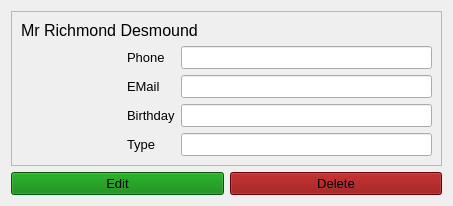
<?xml version="1.0" encoding="UTF-8"?>
<ui version="4.0">
 <class>W_Tenant</class>
 <widget class="QWidget" name="W_Tenant">
  <property name="geometry">
   <rect>
    <x>0</x>
    <y>0</y>
    <width>453</width>
    <height>200</height>
   </rect>
  </property>
  <property name="sizePolicy">
   <sizepolicy hsizetype="Maximum" vsizetype="Maximum">
    <horstretch>0</horstretch>
    <verstretch>0</verstretch>
   </sizepolicy>
  </property>
  <property name="windowTitle">
   <string>Form</string>
  </property>
  <property name="autoFillBackground">
   <bool>true</bool>
  </property>
  <property name="styleSheet">
   <string notr="true"/>
  </property>
  <layout class="QGridLayout" name="gridLayout">
   <item row="1" column="0" colspan="2">
    <widget class="QFrame" name="frame">
     <property name="frameShape">
      <enum>QFrame::Shape::StyledPanel</enum>
     </property>
     <property name="frameShadow">
      <enum>QFrame::Shadow::Raised</enum>
     </property>
     <layout class="QGridLayout" name="gridLayout_2">
      <item row="0" column="0" colspan="2">
       <widget class="QLabel" name="l_name">
        <property name="sizePolicy">
         <sizepolicy hsizetype="Preferred" vsizetype="Maximum">
          <horstretch>0</horstretch>
          <verstretch>0</verstretch>
         </sizepolicy>
        </property>
        <property name="minimumSize">
         <size>
          <width>0</width>
          <height>0</height>
         </size>
        </property>
        <property name="maximumSize">
         <size>
          <width>16777215</width>
          <height>16777215</height>
         </size>
        </property>
        <property name="font">
         <font>
          <pointsize>12</pointsize>
         </font>
        </property>
        <property name="text">
         <string>Mr Richmond Desmound</string>
        </property>
        <property name="scaledContents">
         <bool>false</bool>
        </property>
        <property name="alignment">
         <set>Qt::AlignmentFlag::AlignLeading|Qt::AlignmentFlag::AlignLeft|Qt::AlignmentFlag::AlignVCenter</set>
        </property>
        <property name="wordWrap">
         <bool>true</bool>
        </property>
       </widget>
      </item>
      <item row="1" column="0">
       <widget class="QLabel" name="l_icon">
        <property name="sizePolicy">
         <sizepolicy hsizetype="Maximum" vsizetype="Maximum">
          <horstretch>0</horstretch>
          <verstretch>0</verstretch>
         </sizepolicy>
        </property>
        <property name="minimumSize">
         <size>
          <width>100</width>
          <height>100</height>
         </size>
        </property>
        <property name="maximumSize">
         <size>
          <width>100</width>
          <height>100</height>
         </size>
        </property>
        <property name="font">
         <font>
          <pointsize>12</pointsize>
         </font>
        </property>
        <property name="text">
         <string/>
        </property>
        <property name="pixmap">
         <pixmap resource="../resources/icons.qrc">:/assets/system-users.svg</pixmap>
        </property>
        <property name="scaledContents">
         <bool>true</bool>
        </property>
       </widget>
      </item>
      <item row="1" column="1">
       <layout class="QGridLayout" name="gridLayout_3">
        <item row="0" column="0">
         <widget class="QLabel" name="label_18">
          <property name="sizePolicy">
           <sizepolicy hsizetype="Maximum" vsizetype="Maximum">
            <horstretch>0</horstretch>
            <verstretch>0</verstretch>
           </sizepolicy>
          </property>
          <property name="font">
           <font>
            <pointsize>10</pointsize>
           </font>
          </property>
          <property name="text">
           <string>Phone</string>
          </property>
         </widget>
        </item>
        <item row="2" column="1">
         <widget class="QLineEdit" name="le_birthday">
          <property name="sizePolicy">
           <sizepolicy hsizetype="Preferred" vsizetype="Maximum">
            <horstretch>0</horstretch>
            <verstretch>0</verstretch>
           </sizepolicy>
          </property>
          <property name="minimumSize">
           <size>
            <width>250</width>
            <height>0</height>
           </size>
          </property>
          <property name="font">
           <font>
            <pointsize>10</pointsize>
           </font>
          </property>
          <property name="readOnly">
           <bool>true</bool>
          </property>
         </widget>
        </item>
        <item row="0" column="1">
         <widget class="QLineEdit" name="le_phone">
          <property name="sizePolicy">
           <sizepolicy hsizetype="Preferred" vsizetype="Maximum">
            <horstretch>0</horstretch>
            <verstretch>0</verstretch>
           </sizepolicy>
          </property>
          <property name="minimumSize">
           <size>
            <width>250</width>
            <height>0</height>
           </size>
          </property>
          <property name="font">
           <font>
            <pointsize>10</pointsize>
           </font>
          </property>
          <property name="readOnly">
           <bool>true</bool>
          </property>
         </widget>
        </item>
        <item row="1" column="1">
         <widget class="QLineEdit" name="le_email">
          <property name="sizePolicy">
           <sizepolicy hsizetype="Preferred" vsizetype="Maximum">
            <horstretch>0</horstretch>
            <verstretch>0</verstretch>
           </sizepolicy>
          </property>
          <property name="minimumSize">
           <size>
            <width>250</width>
            <height>0</height>
           </size>
          </property>
          <property name="font">
           <font>
            <pointsize>10</pointsize>
           </font>
          </property>
          <property name="readOnly">
           <bool>true</bool>
          </property>
         </widget>
        </item>
        <item row="1" column="0">
         <widget class="QLabel" name="label_13">
          <property name="sizePolicy">
           <sizepolicy hsizetype="Maximum" vsizetype="Maximum">
            <horstretch>0</horstretch>
            <verstretch>0</verstretch>
           </sizepolicy>
          </property>
          <property name="font">
           <font>
            <pointsize>10</pointsize>
           </font>
          </property>
          <property name="text">
           <string>EMail</string>
          </property>
         </widget>
        </item>
        <item row="2" column="0">
         <widget class="QLabel" name="label_19">
          <property name="sizePolicy">
           <sizepolicy hsizetype="Maximum" vsizetype="Maximum">
            <horstretch>0</horstretch>
            <verstretch>0</verstretch>
           </sizepolicy>
          </property>
          <property name="font">
           <font>
            <pointsize>10</pointsize>
           </font>
          </property>
          <property name="text">
           <string>Birthday</string>
          </property>
         </widget>
        </item>
        <item row="3" column="0">
         <widget class="QLabel" name="label_21">
          <property name="sizePolicy">
           <sizepolicy hsizetype="Maximum" vsizetype="Maximum">
            <horstretch>0</horstretch>
            <verstretch>0</verstretch>
           </sizepolicy>
          </property>
          <property name="font">
           <font>
            <pointsize>10</pointsize>
           </font>
          </property>
          <property name="text">
           <string>Type</string>
          </property>
         </widget>
        </item>
        <item row="3" column="1">
         <widget class="QLineEdit" name="le_type">
          <property name="sizePolicy">
           <sizepolicy hsizetype="Preferred" vsizetype="Maximum">
            <horstretch>0</horstretch>
            <verstretch>0</verstretch>
           </sizepolicy>
          </property>
          <property name="minimumSize">
           <size>
            <width>250</width>
            <height>0</height>
           </size>
          </property>
          <property name="font">
           <font>
            <pointsize>10</pointsize>
           </font>
          </property>
          <property name="readOnly">
           <bool>true</bool>
          </property>
         </widget>
        </item>
       </layout>
      </item>
     </layout>
    </widget>
   </item>
   <item row="2" column="0">
    <widget class="QPushButton" name="b_edit">
     <property name="font">
      <font>
       <pointsize>10</pointsize>
      </font>
     </property>
     <property name="styleSheet">
      <string notr="true">background-color: green;</string>
     </property>
     <property name="text">
      <string>Edit</string>
     </property>
     <property name="icon">
      <iconset resource="../resources/icons.qrc">
       <normaloff>:/assets/accessories-text-editor.svg</normaloff>:/assets/accessories-text-editor.svg</iconset>
     </property>
    </widget>
   </item>
   <item row="2" column="1">
    <widget class="QPushButton" name="b_delete">
     <property name="font">
      <font>
       <pointsize>10</pointsize>
      </font>
     </property>
     <property name="styleSheet">
      <string notr="true">background-color: darkred;</string>
     </property>
     <property name="text">
      <string>Delete</string>
     </property>
     <property name="icon">
      <iconset resource="../resources/icons.qrc">
       <normaloff>:/assets/user-trash.svg</normaloff>:/assets/user-trash.svg</iconset>
     </property>
    </widget>
   </item>
  </layout>
 </widget>
 <resources>
  <include location="../resources/icons.qrc"/>
 </resources>
 <connections/>
</ui>
